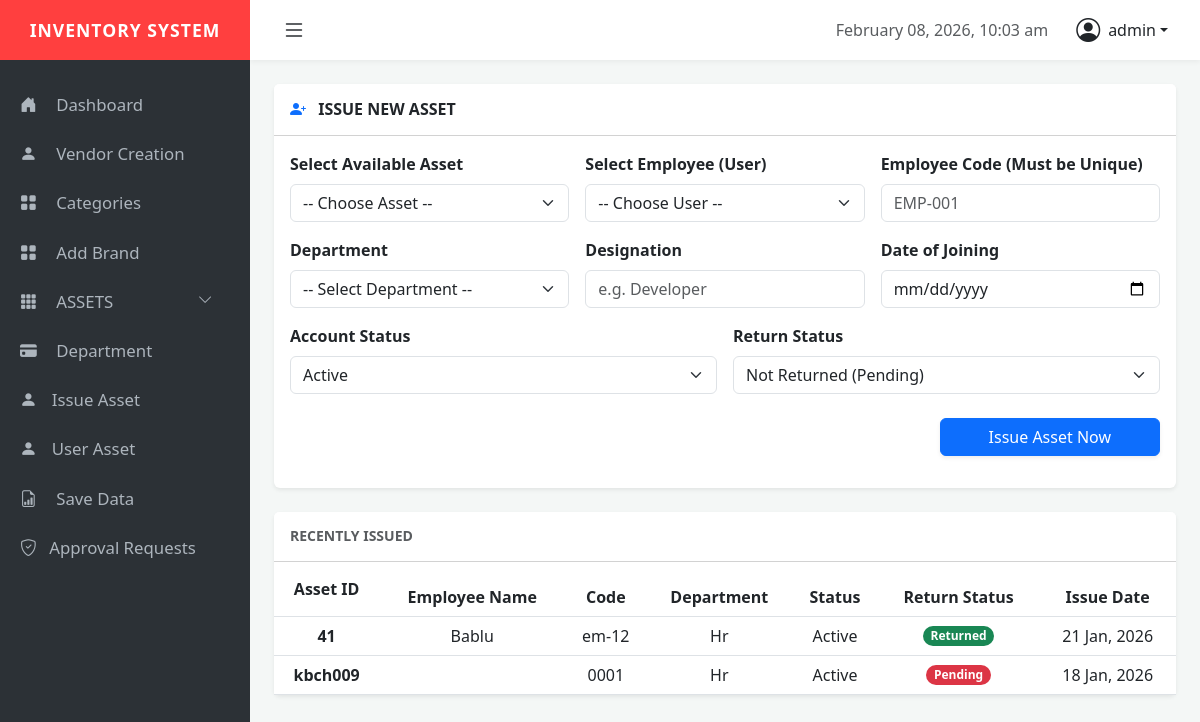
Screenshot of /admin/issue_asset.php (signed in) with the database file from the repository.
### tables this page shows
CREATE TABLE `issue_asset` (
  `id` int(11) NOT NULL,
  `asset_id` varchar(100) NOT NULL,
  `employee_name` varchar(255) DEFAULT NULL,
  `department` varchar(100) NOT NULL,
  `categories` varchar(100) NOT NULL,
  `designation` varchar(100) NOT NULL,
  `employee_code` varchar(50) NOT NULL,
  `doj` date NOT NULL,
  `status` enum('Active','Non-Active') DEFAULT 'Active',
  `is_returned` enum('No','Yes') DEFAULT 'No',
  `issue_date` timestamp NOT NULL DEFAULT current_timestamp()
);

### admin/issue_asset.php (the view, shortened to what this page needs)
<?php
include '../datawase/config.php';
?>
<?php include 'dash.php'; ?>
<div class="container-fluid p-4">
    <div class="card border-0 shadow-sm mb-4">
        <div class="card-header bg-white py-3">
            <h6 class="mb-0 fw-bold"><i class="bi bi-person-plus-fill me-2 text-primary"></i> ISSUE NEW ASSET</h6>
        </div>
        <div class="card-body">
            <form action="issue_asset.php" method="POST">
                <div class="row g-3">
                    <div class="col-md-4">
                        <label class="form-label fw-bold">Select Available Asset</label>
                        <select name="asset_id" class="form-select" required>
                            <option value="">-- Choose Asset --</option>
                        </select>
                    </div>
                    <div class="col-md-4">
                        <label class="form-label fw-bold">Select Employee (User)</label>
                        <select name="employee_name" class="form-select" required>
                            <option value="">-- Choose User --</option>
                        </select>
                    </div>
                    <div class="col-md-4">
                        <label class="form-label fw-bold">Employee Code (Must be Unique)</label>
                        <input type="text" name="employee_code" class="form-control" placeholder="EMP-001" required>
                    </div>
                    <div class="col-md-4">
                        <label class="form-label fw-bold">Department</label>
                        <select name="dept_name" class="form-select" required>
                            <option value="">-- Select Department --</option>
                        </select>
                    </div>
                    <div class="col-md-4">
                        <label class="form-label fw-bold">Designation</label>
                        <input type="text" name="designation" class="form-control" placeholder="e.g. Developer" required>
                    </div>
                    <div class="col-md-4">
                        <label class="form-label fw-bold">Date of Joining</label>
                        <input type="date" name="doj" class="form-control" required>
                    </div>
                    <div class="col-md-6">
                        <label class="form-label fw-bold">Account Status</label>
                        <select name="status" class="form-select">
                            <option value="Active">Active</option>
                        </select>
                    </div>
                    <div class="col-md-6">
                        <label class="form-label fw-bold">Return Status</label>
                        <select name="is_returned" class="form-select">
                            <option value="No">Not Returned (Pending)</option>
                        </select>
                    </div>
                    <div class="col-md-12 text-end mt-4">
                        <button type="submit" name="issue_now" class="btn btn-primary px-5 shadow-sm">
                            Issue Asset Now
                        </button>
                    </div>
                </div>
            </form>
        </div>
    </div>
    <div class="card border-0 shadow-sm">
        <div class="card-header bg-white py-3">
            <h6 class="mb-0 fw-bold text-muted small"> RECENTLY ISSUED </h6>
        </div>
        <div class="card-body p-0">
            <div class="table-responsive">
                <table class="table table-hover mb-0 align-middle text-center">
                    <thead class="bg-light">
                        <tr>
                            <th class="py-3">Asset ID</th>
                            <th>Employee Name</th>
                            <th>Code</th>
                            <th>Department</th>
                            <th>Status</th>
                            <th>Return Status</th>
                            <th>Issue Date</th>
                        </tr>
                    </thead>
                    <tbody>
                        <?php
                        $res = mysqli_query($conn, "SELECT * FROM issue_asset ORDER BY id DESC LIMIT 2");
                        while($row = mysqli_fetch_assoc($res)) {
                            $ret_badge = ($row['is_returned'] == 'No') ? 'bg-danger' : 'bg-success';
                        ?>
                        <tr>
                            <td><strong><?php echo $row['asset_id']; ?></strong></td>
                            <td><?php echo $row['employee_name']; ?></td>
                            <td><?php echo $row['employee_code']; ?></td>
                            <td><?php echo $row['department']; ?></td>
                            <td><?php echo $row['status']; ?></td>
                            <td><span class="badge <?php echo $ret_badge; ?> rounded-pill"><?php echo ($row['is_returned'] == 'No') ? 'Pending' : 'Returned'; ?></span></td>
                            <td><?php echo date('d M, Y', strtotime($row['issue_date'])); ?></td>
                        </tr>
                        <?php } ?>
                    </tbody>
                </table>
            </div>
        </div>
    </div>
</div>

### admin/css/style.css (style rules this page uses)
:root { --sidebar-bg: #2c3136; --brand-red: #ff3f3f; --nav-height: 60px; }
body { background-color: #f4f7f6; overflow-x: hidden; }

### rows the page displays
issue_asset: asset "41", employee_name "Bablu", employee_code "em-12", department "Hr", status "Active", is_returned "Returned", issue_date "21 Jan, 2026"
issue_asset: asset "kbch009", employee_code "0001", department "Hr", status "Active", is_returned "Pending", issue_date "18 Jan, 2026"

### other values shown
$_SESSION['user_name'] "admin"
